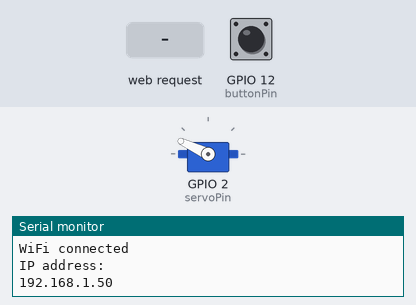
Bench run of a sketch on a simulated ESP8266 (NodeMCU). Shown: servo, the last lines printed to the serial monitor. The inputs (shaded band) are chosen by the test bench; at power-on: GPIO 12 (buttonPin) HIGH. WiFi joins after 1.5 s; servers stay silent unless stated.

Above: at 3.2 s.
3.3 s: HTTP request GET /stove/1 received
At 4.5 s:
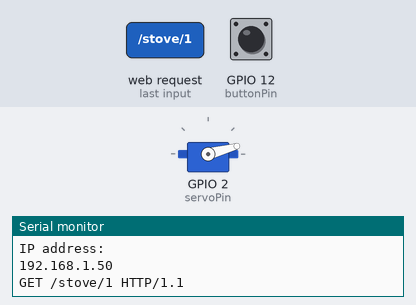
4.8 s: GPIO 12 (buttonPin) pulled LOW for 3.2 s
At 8.5 s:
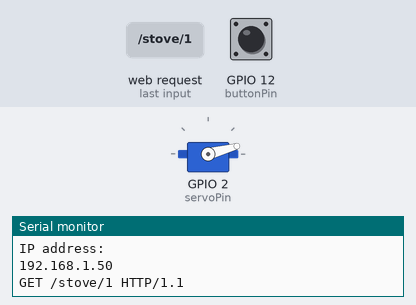
9.5 s: GPIO 12 (buttonPin) pulled LOW for 0.15 s
At 10.6 s:
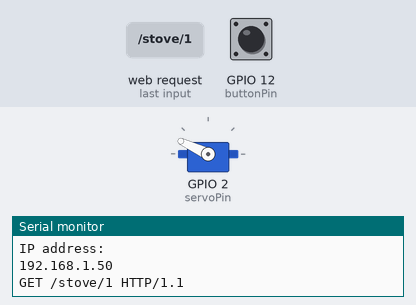
Timing chart, 0 to 12.5 s (numbered marks = the images above; inputs shaded):
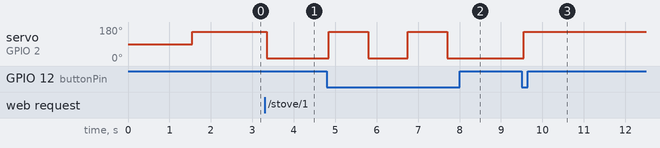

Measured:
- after the input at 3.3 s, servo on GPIO 2 (servoPin): 155° → 15° after 0.05 s
- after the input at 4.8 s, servo on GPIO 2 (servoPin): alternates 155° for 0.95 s and 15° for 0.95 s, 4 changes in all, then stays 15°, starting after 0.05 s
- after the input at 9.5 s, servo on GPIO 2 (servoPin): 15° → 155° after 0.05 s

The sketch:

stoveController.ino
```cpp
// Include the ESP8266 WiFi library. (Works a lot like the Arduino WiFi library.)
#include <ESP8266WiFi.h>
#include <Servo.h>
#define maxLength 30

const char WiFiSSID[] = "34er54";
const char WiFiPSK[] = "jeep~fish*63";

const int LED_PIN = 5; // Thing's, green LED
const int buttonPin = 12; // Digital pin to be read
const int servoPin = 2;  //digital pin used to control the servo

int stoveOn = 15;
int stoveOff = 155;

byte ip[] = { 192,168,1, 177 };
String responseString = String(maxLength);

Servo myServo;

WiFiServer server(80);

void setup()
{
  Serial.begin(115200);

  pinMode(buttonPin, INPUT_PULLUP); // Set pin 12 as an input w/ pull-up

  connectWiFi();

  server.begin();

  setStove(false);
}

void loop()
{
  //look for button push and toggle state of stove
  if (digitalRead(buttonPin) == LOW){
    if (myServo.read() > 100) {
      setStove(true);
    }
    else {
      setStove(false);
    }
    delay(400);
  }

  // Check if a client has connected
  WiFiClient client = server.available();
  if (!client) {
    return;
  }

  // Read the first line of the request
  String req = client.readStringUntil('\r');
  Serial.println(req);
  client.flush();

  // Match the request
  int val = -1;
  if (req.indexOf("/stove/0") != -1) {
    val = 0; // Will write stove off
    setStove(false);
  }
  else if (req.indexOf("/stove/1") != -1) {
    val = 1; // Will write stove on
    setStove(true);
  }
  else if (req.indexOf("/stove/status") != -1) {
    myServo.attach(servoPin);
    delay(50);
    int servoVal = myServo.read();
    myServo.detach();
    if (servoVal <= (stoveOn + 5))
      val = 1;
    if (servoVal >= (stoveOff - 5))
      val = 0;
  }
  client.flush();

  // Prepare the response. Start with the common header:
  String s = "HTTP/1.1 200 OK\r\n";
  s += "Content-Type: text/html\r\n\r\n";
  s += "<!DOCTYPE HTML>\r\n<html>\r\n";
  // If we're setting the stove, print out a message saying we did
  if (val >= 0)
  {
    s += (val) ? "on" : "off";
  }
  else
  {
    s += "Invalid Request";
  }
  s += "</html>\n";

  // Send the response to the client
  client.print(s);
  delay(1);
}

void setStove(bool turnStoveOn)
{
  myServo.attach(servoPin);
  delay(50);
  if (turnStoveOn)
    myServo.write(stoveOn);
  else
    myServo.write(stoveOff);
  delay(500);
  myServo.detach();
}

//void turnStoveOff()
//{
//  myServo.attach(servoPin);
//  delay(50);
//  myServo.write(stoveOff);
//  delay(500);
//  myServo.detach();
//}
//
//void turnStoveOn()
//{
//  myServo.attach(servoPin);
//  delay(50);
//  myServo.write(stoveOn);
//  delay(500);
//  myServo.detach();
//}

void connectWiFi()
{
  byte ledStatus = LOW;
  Serial.println();
  Serial.println("Connecting to: " + String(WiFiSSID));
  // Set WiFi mode to station (as opposed to AP or AP_STA)
  WiFi.mode(WIFI_STA);

  // WiFI.begin([ssid], [passkey]) initiates a WiFI connection
  // to the stated [ssid], using the [passkey] as a WPA, WPA2,
  // or WEP passphrase.
  WiFi.begin(WiFiSSID, WiFiPSK);

  // Use the WiFi.status() function to check if the ESP8266
  // is connected to a WiFi network.
  while (WiFi.status() != WL_CONNECTED)
  {
    // Blink the LED
    digitalWrite(LED_PIN, ledStatus); // Write LED high/low
    ledStatus = (ledStatus == HIGH) ? LOW : HIGH;

    // Delays allow the ESP8266 to perform critical tasks
    // defined outside of the sketch. These tasks include
    // setting up, and maintaining, a WiFi connection.
    delay(100);
    // Potentially infinite loops are generally dangerous.
    // Add delays -- allowing the processor to perform other
    // tasks -- wherever possible.
  }
  // try to use a static address that I'm using with the router with ddns
  WiFi.config(ip,WiFi.gatewayIP(), WiFi.subnetMask());

  Serial.println("WiFi connected");
  Serial.println("IP address: ");
  Serial.println(WiFi.localIP());
}
```
